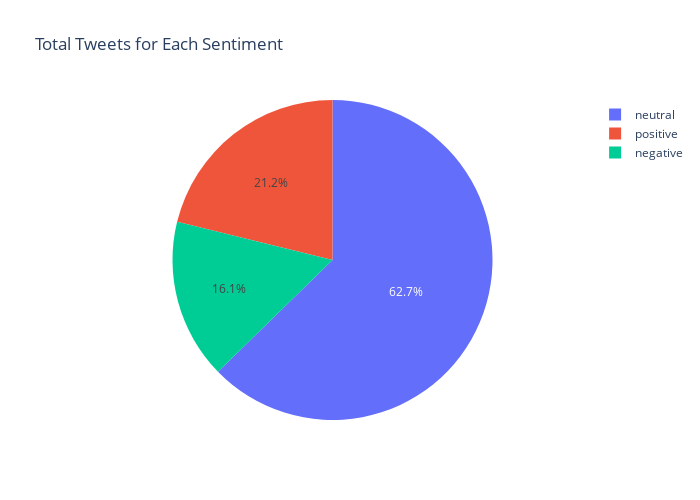

The notebook cell saved with this chart:
### Code cell
label=df["airline_sentiment"].unique()
values=df["airline_sentiment"].value_counts()
fig=go.Figure(data=[go.Pie(labels=label,values=values)])
fig.update_layout(width=700,height=500,title="Total Tweets for Each Sentiment")
fig.show()

### Figure 1 — Plotly figure (JSON) as saved in the notebook; plotly's stock layout.template omitted (floating-point values rounded to 4 significant figures)
{"data": [{"labels": ["neutral", "positive", "negative"], "type": "pie", "values": [9178, 3099, 2363]}], "layout": {"height": 500, "title": {"text": "Total Tweets for Each Sentiment"}, "width": 700}}
